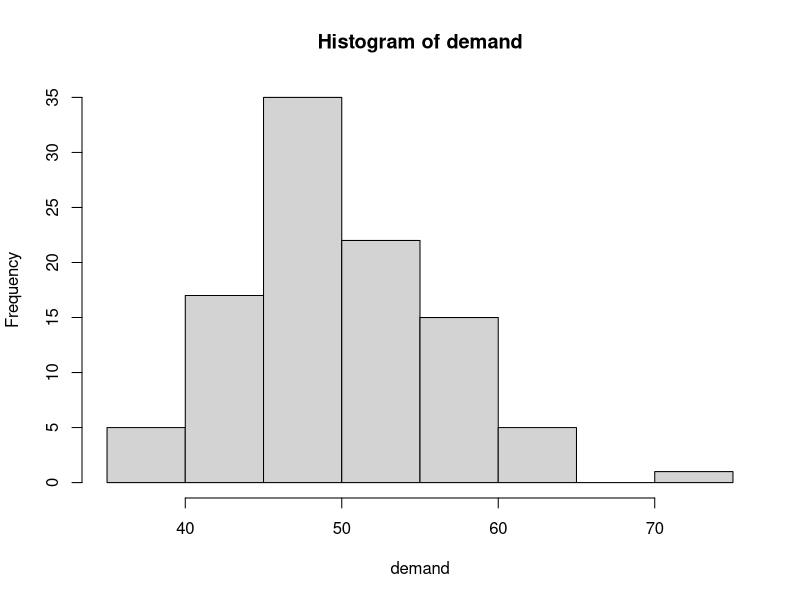

R code for this plot:
#Poisson is a model for counts of random events per unit time (or space) when arrivals are independent and occur at a roughly constant average rate
#lamda is mean and variance nd poisson's only parameter

set.seed(123)
demand=rpois(100, lambda=50)
mean(demand)
sd(demand)
#To show how data is distributed (how often values occur across ranges)
hist(demand)

stock_level=60
stockout= ifelse(demand>stock_level,1,0)
head(stockout)

stockoutfraction=mean(stockout)
stockoutfraction
service_level=1-stockoutfraction
service_level

#How often do we manage to give customers what they want, from stock, without delay or stockout?
